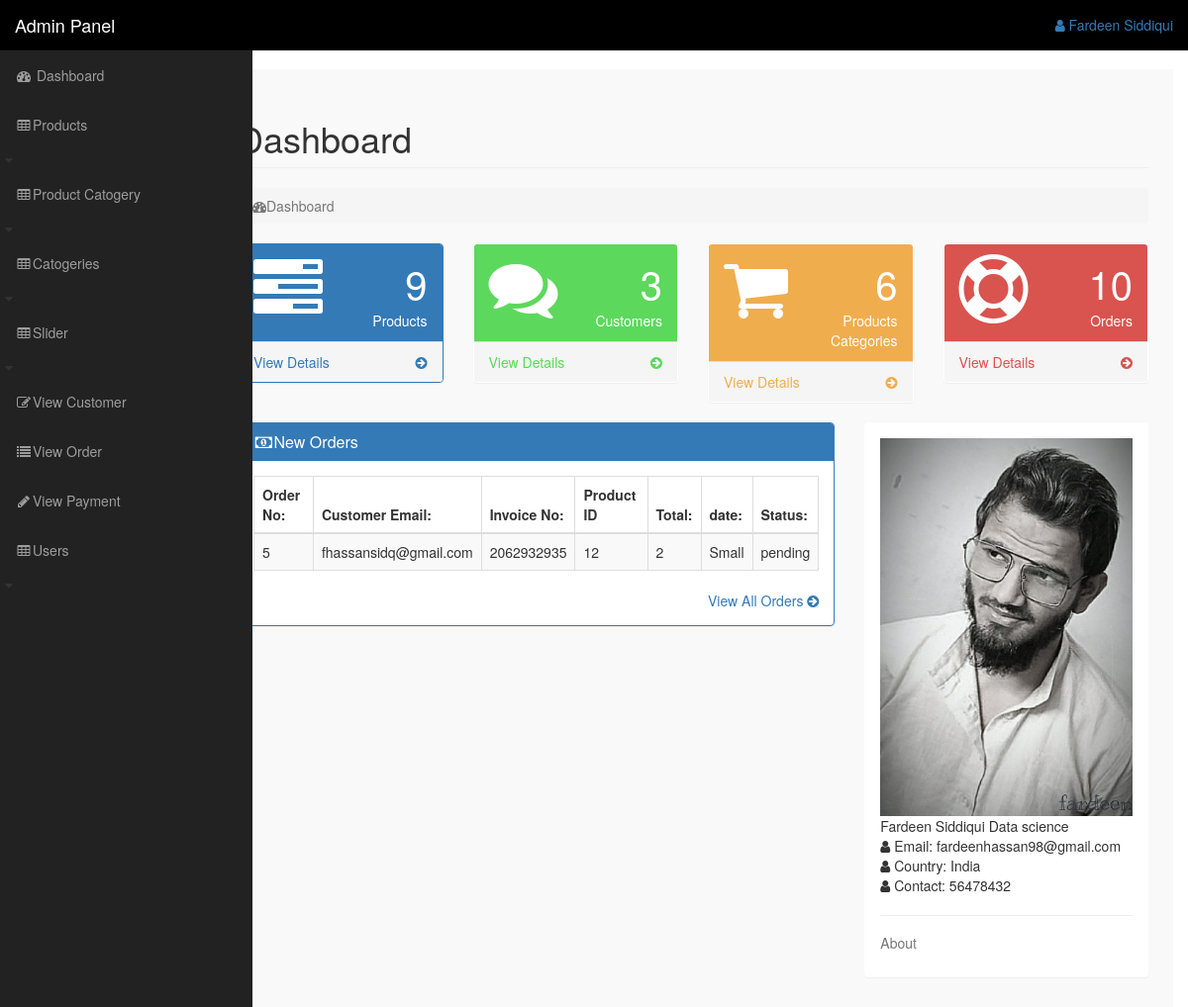
Page /admin_area/index.php?dashboard (signed in) on the committed database.
### tables this page shows
CREATE TABLE `customers` (
  `customer_id` int(100) NOT NULL,
  `customer_name` varchar(255) NOT NULL,
  `customer_email` varchar(255) NOT NULL,
  `customer_pass` varchar(255) NOT NULL,
  `customer_country` text NOT NULL,
  `customer_city` text NOT NULL,
  `customer_contact` varchar(255) NOT NULL,
  `customer_address` text NOT NULL,
  `customer_image` text NOT NULL,
  `customer_ip` varchar(255) NOT NULL
);

CREATE TABLE `customer_order` (
  `order_id` int(10) NOT NULL,
  `customer_id` int(10) NOT NULL,
  `product_id` int(100) NOT NULL,
  `due_amount` int(100) NOT NULL,
  `invoice_no` int(100) NOT NULL,
  `qty` int(10) NOT NULL,
  `size` text NOT NULL,
  `order_date` timestamp NOT NULL DEFAULT current_timestamp() ON UPDATE current_timestamp(),
  `order_status` text NOT NULL
);

### admin_area/dashboard.php (the view, shortened to what this page needs)
<?php
     if(!isset($_SESSION['admin_email'])){
        echo "<script>window.open('login.php','_self')</script>";
    }else{
?>
<div class="row">
    <div class="col-lg-12">
        <h1 class="page-header">Dashboard</h1>
        <ol class="breadcrumb">
            <li class="active">
                <i class="fa fa-dashboard"></i>Dashboard
            </li>
        </ol>
    </div>
</div>
<div class="row">
    <div class="col-lg-3 col-md-6">
        <div class="panel panel-primary">
            <div class="panel-heading">
                <div class="row">
                    <div class="col-xs-3">
                        <i class="fa fa-tasks fa-5x"></i>
                    </div>
                    <div class="col-xs-9 text-right">
                        <div class="huge"> <?php echo $count_pro ?> </div>
                        <div> Products</div>
                    </div>
                </div>
            </div>
            <a href="index.php?view_product">
                <div class="panel-footer">
                    <span class="pull-left"> View Details </span>
                    <span class="pull-right"> <i class="fa fa-arrow-circle-right"></i></span>
                    <div class="clearfix"></div>
                </div>
            </a>
        </div>
    </div>
    <div class="col-lg-3 col-md-6">
        <div class="panel panel-green">
            <div class="panel-heading">
                <div class="row">
                    <div class="col-xs-3">
                        <i class="fa fa-comments fa-5x"></i>
                    </div>
                    <div class="col-xs-9 text-right">
                        <div class="huge"> <?php echo $count_cust ?> </div>
                        <div> Customers</div>
                    </div>
                </div>
            </div>
            <a href="index.php?view_customer">
                <div class="panel-footer">
                    <span class="pull-left"> View Details </span>
                    <span class="pull-right"> <i class="fa fa-arrow-circle-right"></i></span>
                    <div class="clearfix"></div>
                </div>
            </a>
        </div>
    </div>
    <div class="col-lg-3 col-md-6">
        <div class="panel panel-yellow">
            <div class="panel-heading">
                <div class="row">
                    <div class="col-xs-3">
                        <i class="fa fa-shopping-cart fa-5x"></i>
                    </div>
                    <div class="col-xs-9 text-right">
                        <div class="huge"> <?php echo $count_p_cat ?> </div>
                        <div> Products Categories</div>
                    </div>
                </div>
            </div>
            <a href="index.php?view_product_cat">
                <div class="panel-footer">
                    <span class="pull-left"> View Details </span>
                    <span class="pull-right"> <i class="fa fa-arrow-circle-right"></i></span>
                    <div class="clearfix"></div>
                </div>
            </a>
        </div>
    </div>
    <div class="col-lg-3 col-md-6">
        <div class="panel panel-red">
            <div class="panel-heading">
                <div class="row">
                    <div class="col-xs-3">
                        <i class="fa fa-support fa-5x"></i>
                    </div>
                    <div class="col-xs-9 text-right">
                        <div class="huge"> <?php echo $count_order ?> </div>
                        <div> Orders</div>
                    </div>
                </div>
            </div>
            <a href="index.php?view_order">
                <div class="panel-footer">
                    <span class="pull-left"> View Details </span>
                    <span class="pull-right"> <i class="fa fa-arrow-circle-right"></i></span>
                    <div class="clearfix"></div>
                </div>
            </a>
        </div>
    </div>
</div>
<div class="row">
    <div class="col-lg-8">
        <div class="panel panel-primary">
            <div class="panel-heading">
                <h3 class="panel-title">
                    <i class="fa fa-money fa-fw"></i>New Orders
                </h3>
            </div>
            <div class="panel-body">
                <div class="table-responsive">
                    <table class="table table-bordered table-hover table-striped">
                        <thead>
                            <tr>
                                <th>Order No:</th>
                                <th>Customer Email:</th>
                                <th>Invoice No:</th>
                                <th>Product ID</th>
                                <th>Total:</th>
                                <th>date:</th>
                                <th>Status:</th>
                            </tr>
                        </thead>
                        <tbody>
                            <?php
                                $i=0;
                                $get_order = "select  * from customer_order order by 1 DESC LIMIT 0,5";
                                $run_order = mysqli_query($con,$get_order);
                                while($row_order=mysqli_fetch_array($run_order)){
                                    $customer_id = $row_order['customer_id'];
                                    $product_id = $row_order['product_id'];
                                    $invoice_no = $row_order['invoice_no'];
                                    $qty = $row_order['qty'];
                                    $size = $row_order['size'];
                                    $order_status = $row_order['order_status'];
                                    $i++;
                                }
                            ?>
                            <tr>
                                <td><?php echo $i ?></td>
                                <td>
                                    <?php
                                    $get_cust = "select * from customers where customer_id='$customer_id'";
                                    $run_cust = mysqli_query($con,$get_cust);
                                    $row_customer = mysqli_fetch_array($run_cust);
                                    $customer_email = $row_customer['customer_email'];
                                    echo $customer_email ;
                                    ?>
                                </td>
                                <td><?php echo $invoice_no ?></td>
                                <td><?php echo $product_id ?></td>
                                <td><?php echo $qty ?></td>
                                <td><?php echo $size ?></td>
                                <td><?php echo $order_status ?></td>
                            </tr>
                        </tbody>
                    </table>
                </div>
                <div class="text-right">
                    <a href="index.php?view_orders">
                        View All Orders <i class="fa fa-arrow-circle-right"></i>
                    </a>
                </div>
            </div>
        </div>
    </div>
    <div class="col-lg-4">
        <div class="panel">
            <div class="panel-body">
                <div class="thumb-info mb-md">
                    <img src="admin_images/<?php echo $admin_image ?>" class="rounded img-responsive">
                    <div class="thumb-info-title">
                        <span class="thumb-info-inner"> <?php echo $admin_name ?> </span>
                        <span class="thumb-info-type"> <?php echo $admin_job ?></span>
                    </div>
                </div>
                <div class="mb-md">
                    <div class="widget-content-expanded">
                        <i class="fa fa-user"></i> <span>Email: </span> <?php echo $admin_email ?> <br>
                        <i class="fa fa-user"></i> <span>Country: </span> <?php echo $admin_country ?> <br>
                        <i class="fa fa-user"></i> <span>Contact: </span> <?php echo $admin_contact ?> <br>
                    </div>
                    <hr class="dotted short">
                    <h5 class="text-muted">About</h5>
                </div>
            </div>
        </div>
    </div>
</div>
    <?php } ?>

### admin_area/includes/sidebar.php (shortened to what this page needs)
<?php
     if(!isset($_SESSION['admin_email'])){
        echo "<script>window.open('login.php','_self')</script>";
    }else{
?>
<nav class="navbar navbar-inverse navbar-fixed-top" style="background:black">
    <div class="navbar-header">
        <a href="index.php?dashboard" class="navbar-brand">Admin Panel</a>
    </div>
    <ul class="nav navbar-right top-nav">
        <li class="dropdown">
            <a href="#" class="dropdown-toggle" data-toggle="dropdown">
                <i class="fa fa-user"></i> <?php echo $admin_name ?>
            </a>
        </li>
    </ul>
    <div class="collapse navbar-collapse navbar-exl-collapse">
        <ul class="nav navbar-nav side-nav">
            <li>
                <a href="index.php?dashboard">
                    <i class="fa fa-fw fa-dashboard"></i> Dashboard
                </a>
            </li>
            <li>
                <a href="#" data-toggle="collapse" data-target="#products">
                    <i class="fa fa-fw fa-table"></i>Products </a>
                    <i class="fa fa-fw fa-caret-down"></i>
            </li>
            <li>
                <a href="#" data-toggle="collapse" data-target="#product_cat">
                    <i class="fa fa-fw fa-table"></i>Product Catogery</a>
                    <i class="fa fa-fw fa-caret-down"></i>
            </li>
            <li>
                <a href="#" data-toggle="collapse" data-target="#categories">
                    <i class="fa fa-fw fa-table"></i>Catogeries </a>
                    <i class="fa fa-fw fa-caret-down"></i>
            </li>
            <li>
                <a href="#" data-toggle="collapse" data-target="#slider">
                    <i class="fa fa-fw fa-table"></i>Slider </a>
                    <i class="fa fa-fw fa-caret-down"></i>
            </li>
            <li>
                <a href="index.php?view_customer">
                    <i class="fa fa-fw fa-edit"></i>View Customer
                </a>
            </li>
            <li>
                <a href="index.php?view_order">
                    <i class="fa fa-fw fa-list"></i>View Order
                </a>
            </li>
            <li>
                <a href="index.php?view_payment">
                    <i class="fa fa-fw fa-pencil"></i>View Payment
                </a>
            </li>
            <li>
                <a href="#" data-toggle="collapse" data-target="#users">
                    <i class="fa fa-fw fa-table"></i>Users </a>
                    <i class="fa fa-fw fa-caret-down"></i>
            </li>
        </ul>
    </div>
</nav>
    <?php } ?>

### admin_area/css/style.css (style rules this page uses)
body { margin-top: 70px; }
.top-nav { padding: 0 15px; }
.top-nav>li>a { padding-top: 15px; padding-bottom: 15px; line-height: 20px; }
@media (min-width : 768px) { .side-nav { position: fixed; top: 51px; width: 255px; border-radius: 0; overflow-y: auto; background-color: #222; bottom: 0; overflow-x: hidden; padding-bottom: 40px; } }
@media (min-width : 768px) { .side-nav>li>a { width: 255px; } }
.huge { font-size: 40px; line-height: normal; }
.panel-green > .panel-heading { color: #fff; background-color: #5cd85c; }
.panel-green > a { color: #5cd85c; }
.panel-red > .panel-heading { color: #fff; background-color: #d9534f; }
.panel-red > a { color: #d9534f; }
.panel-yellow > .panel-heading { color: #fff; background-color: #f0ad4e; }
.panel-yellow > a { color: #f0ad4e; }

### rows in the picture
customers: customer_email "fhassansidq@gmail.com"
customer_order: invoice_no "2062932935", product "12", qty "2", size "Small", order_status "pending"

### other values in the picture
$admin_name "Fardeen Siddiqui"
$count_pro "9"
$count_cust "3"
$count_p_cat "6"
$count_order "10"
$i "5"
$admin_job "Data science"
$admin_email "fardeenhassan98@gmail.com"
$admin_country "India"
$admin_contact "56478432"
